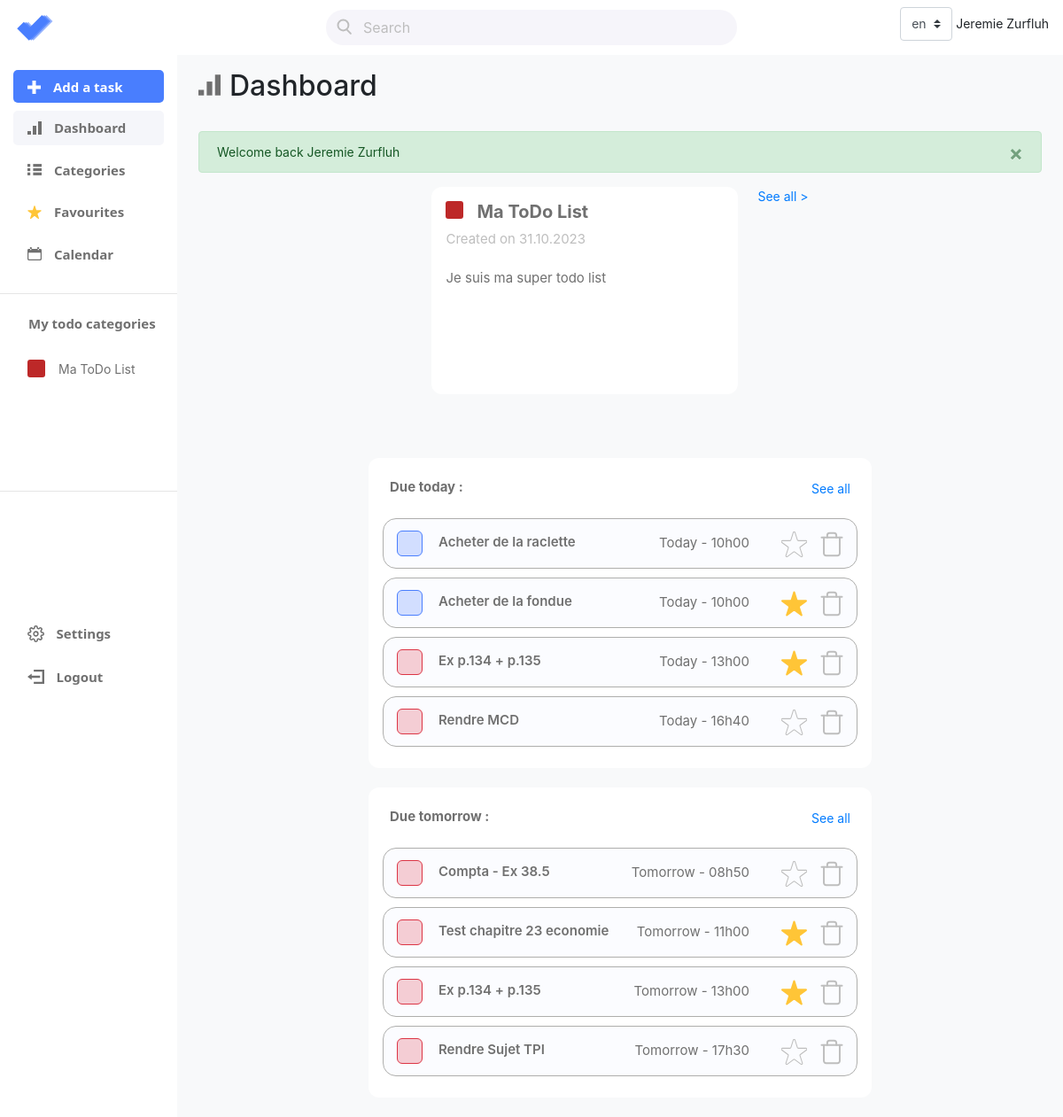
Screenshot of /dashboard.php (signed in) with the database file from the repository.
### tables this page shows
CREATE TABLE Category (
    id          INTEGER   PRIMARY KEY AUTOINCREMENT
                          UNIQUE
                          NOT NULL,
    title       TEXT (50) NOT NULL,
    description TEXT,
    color       TEXT      NOT NULL,
    user_id     INTEGER   REFERENCES User (id) 
                          NOT NULL,
    created_at  TEXT      NOT NULL
                          DEFAULT (datetime() ) 
);

### public/dashboard.php (the view, shortened to what the rows shown need)
<?php
require_once '../app/autoload.php';
$categoryManager = CategoryManager::getInstance();
?>
<!DOCTYPE html>
<html lang="en" data-lt-installed="true">
<?php
require_once 'components/head.php';
?>
<body>
    <div class="container-fluid">
        <div class="row">
            <?php include_once './components/sidebar.php'; ?>
            <main class="col-md-9 ml-sm-auto col-lg-10 pt-3 px-4 bg-light mainFullHeight">
                <div class="d-flex justify-content-between flex-wrap flex-md-nowrap align-items-center pb-2 mb-3">
                    <h1 class="h2" id="dashboardTitle"><?= TEXT['dashboard'] ?></h1>
                </div>
                <div class="d-flex flex-row justify-content-center align-items-start flex-wrap dasboardMyCategories" id="myCategories">
                    <?php if (!empty($categories)) : ?>
                        <?php foreach ($categories as $category) : ?>
                            <div class="p-3 myCategoriesItem" data-id="<?= $category->getId() ?>">
                                <div class="d-flex">
                                    <div class="colorTag" style="background: <?= $category->getColor() ?>;"></div>
                                    <h3 class="myCategoriesTitle"><?= $category->getTitle() ?></h3>
                                </div>
                                <p class="myCategoriesDate"><?= TEXT['created-on'] ?> <?= $category->getCreatedAt()->format('d.m.Y') ?></p>
                                <p class="myCategoriesDescritpion"><?= $category->getDescription() ?></p>
                            </div>
                        <?php endforeach; ?>
                    <?php else : ?>
                        <div class="p-3 addCategoriesItem" id="addListTrigger">
                            <img src="assets/icons/bigAdd.svg" alt="Add a category icon" class="addListsImg">
                        </div>
                    <?php endif; ?>
                </div>
            </main>
        </div>
    </div>
</body>
</html>

### public/components/sidebar.php (shortened to what the rows shown need)
<?php
require_once "../app/autoload.php";
$categoryManager = CategoryManager::getInstance();
$categories = $categoryManager->getCategories();
?>
<nav id="sidebarMenu" class="col-md-3 col-lg-2 d-md-block bg-white sidebar collapse">
    <div class="sidebar-sticky pt-3">
        <ul class="nav flex-column mb-2 navToDoCategory">
            <?php if (!empty($categories)) : ?>
                <?php foreach ($categories as $category) : ?>
                    <li class="nav-item">
                        <a class="nav-link navToDoItem d-flex" href="./category.php?id=<?= $category->getId() ?>">
                            <div class="colorTag" style="background: <?= $category->getColor() ?>;"></div>
                            <span><?= $category->getTitle() ?></span>
                        </a>
                    </li>
                <?php endforeach; ?>
            <?php endif; ?>
        </ul>
    </div>
</nav>

### rows the page displays
category: title "Ma ToDo List", format "31.10.2023", description "Je suis ma super todo list"

### other values shown
$_SESSION["user"]["firstName"] "Jeremie"
$_SESSION["user"]["lastName"] "Zurfluh"
TEXT['add-a-task'] "Add a task"
TEXT['dashboard'] "Dashboard"
TEXT['categories'] "Categories"
TEXT['favourites'] "Favourites"
TEXT['calendar'] "Calendar"
TEXT['my-todo-categories'] "My todo categories"
TEXT['settings'] "Settings"
TEXT['logout'] "Logout"
$msg "Welcome back Jeremie Zurfluh"
TEXT['see-all'] "See all"
TEXT['due-today'] "Due today"
TEXT['due-tomorrow'] "Due tomorrow"
form field value "en"
